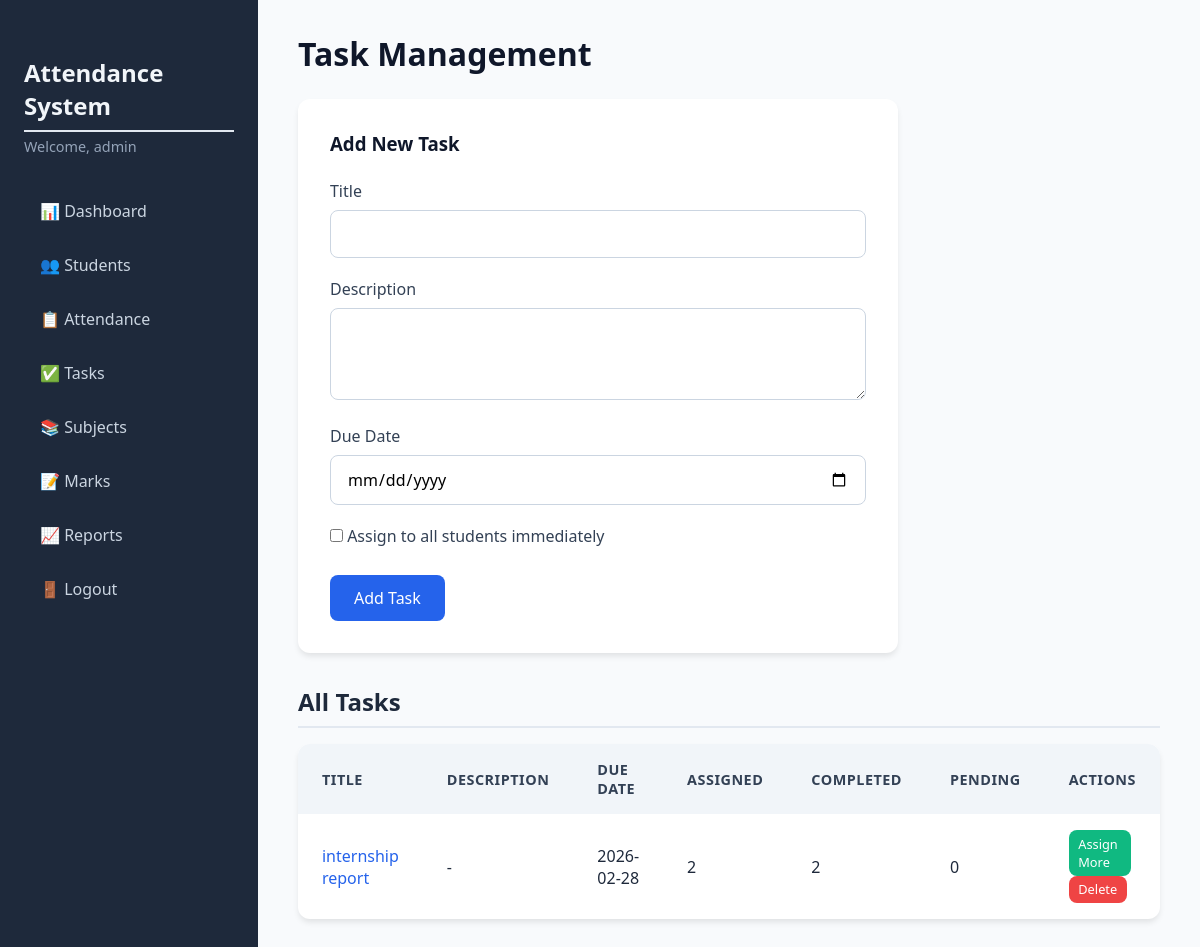
Before: /tasks (signed in) with the older database file.
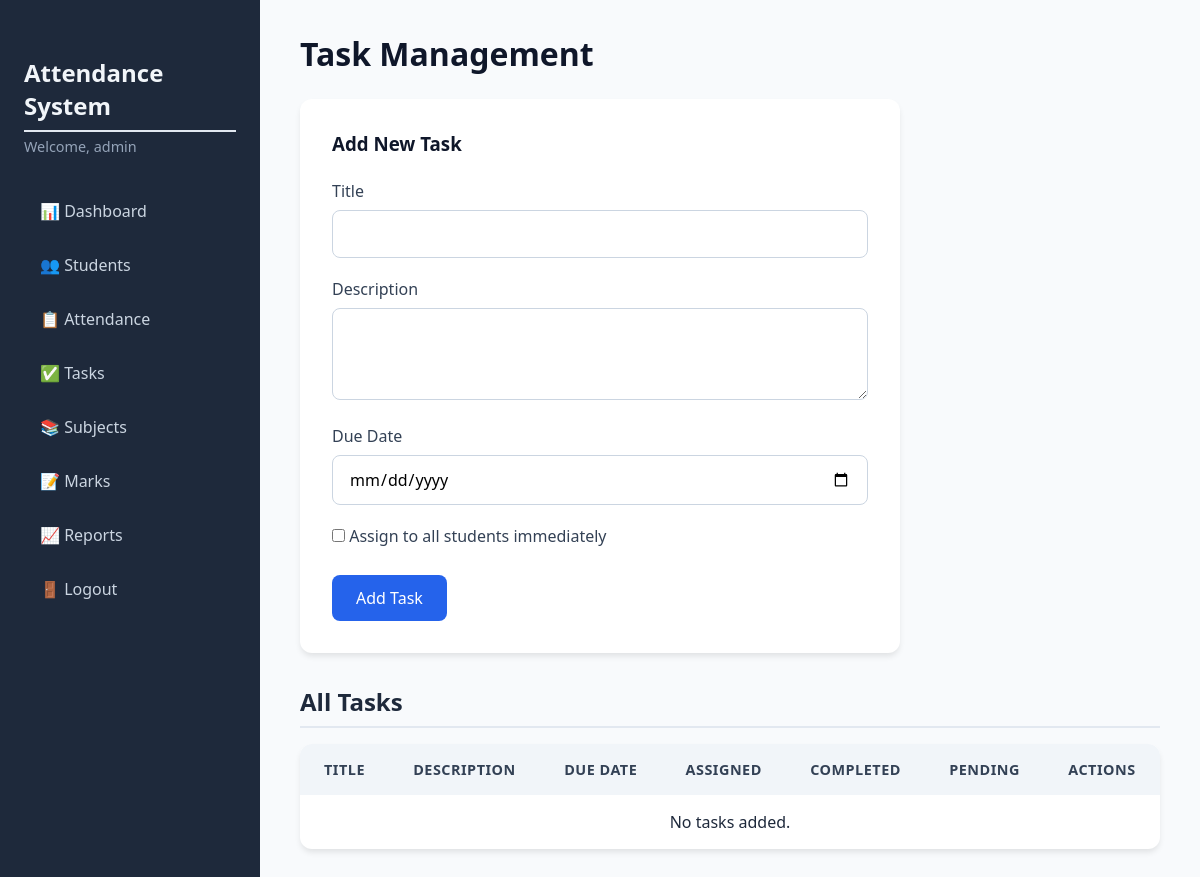
After: the same page with the newer database file.
### tables this page shows
CREATE TABLE tasks (
                id INTEGER PRIMARY KEY AUTOINCREMENT,
                title TEXT NOT NULL,
                description TEXT,
                due_date TEXT NOT NULL
            );

### app.py (the view, shortened to what this page needs)
@app.route('/tasks', methods=['GET', 'POST'])
@login_required
def tasks():
    db = get_db()
    tasks_list = db.execute('''
        SELECT t.*,
               COUNT(DISTINCT st.id) as total_assigned,
               SUM(CASE WHEN st.status = 'Completed' THEN 1 ELSE 0 END) as completed_count
        FROM tasks t
        LEFT JOIN student_tasks st ON t.id = st.task_id
        GROUP BY t.id
        ORDER BY t.due_date
    ''').fetchall()
    return render_template('tasks.html', tasks=tasks_list)

### app.py (called while the page is built)
def get_db():
    db = getattr(g, '_database', None)
    if db is None:
        db = g._database = sqlite3.connect(DATABASE)
        db.row_factory = sqlite3.Row
    return db

@app.teardown_appcontext
def close_connection(exception):
    db = getattr(g, '_database', None)
    if db is not None:
        db.close()

def login_required(f):
    @wraps(f)
    def decorated_function(*args, **kwargs):
        if 'admin_id' not in session:
            flash('Please log in to access this page.', 'warning')
            return redirect(url_for('login'))
        return f(*args, **kwargs)
    return decorated_function

### templates/tasks.html (shortened to what this page needs)
{% extends "base.html" %}
{% block content %}
<h1>Task Management</h1>
<div class="form-card">
    <h3>Add New Task</h3>
    <form method="POST" action="{{ url_for('tasks') }}">
        <div class="form-group">
            <label for="title">Title</label>
            <input type="text" id="title" name="title" required>
        </div>
        <div class="form-group">
            <label for="description">Description</label>
            <textarea id="description" name="description" rows="3"></textarea>
        </div>
        <div class="form-group">
            <label for="due_date">Due Date</label>
            <input type="date" id="due_date" name="due_date" required>
        </div>
        <div class="form-group checkbox">
            <label>
                <input type="checkbox" name="assign_all" value="yes"> Assign to all students immediately
            </label>
        </div>
        <button type="submit" class="btn btn-primary">Add Task</button>
    </form>
</div>
<h2>All Tasks</h2>
<div class="table-responsive">
    <table class="table">
        <thead>
            <tr>
                <th>Title</th>
                <th>Description</th>
                <th>Due Date</th>
                <th>Assigned</th>
                <th>Completed</th>
                <th>Pending</th>
                <th>Actions</th>
            </tr>
        </thead>
        <tbody>
            {% for task in tasks %}
            {% set pending = (task.total_assigned or 0) - (task.completed_count or 0) %}
            <tr>
                <td>
                    <a href="{{ url_for('task_detail', task_id=task.id) }}" class="task-link">
                        {{ task.title }}
                    </a>
                </td>
                <td>{{ task.description or '-' }}</td>
                <td>{{ task.due_date }}</td>
                <td>{{ task.total_assigned or 0 }}</td>
                <td>{{ task.completed_count or 0 }}</td>
                <td>{{ pending if pending > 0 else 0 }}</td>
                <td>
                    <a href="{{ url_for('assign_task_page', task_id=task.id) }}" class="btn btn-sm btn-edit">Assign
                        More</a>
                    <form method="POST" action="{{ url_for('delete_task', id=task.id) }}" style="display:inline;"
                        onsubmit="return confirm('Delete this task?');">
                        <button type="submit" class="btn btn-sm btn-delete">Delete</button>
                    </form>
                </td>
            </tr>
            {% else %}
            <tr>
                <td colspan="7" style="text-align: center;">No tasks added.</td>
            </tr>
            {% endfor %}
        </tbody>
    </table>
</div>
{% endblock %}

Changed rows visible on the page:
removed tasks: title "internship report", description "-", due_date "2026-02-28", total_assigned "2", completed_count "2", pending "0"
Other visible differences:
text now shown: "No tasks added."
